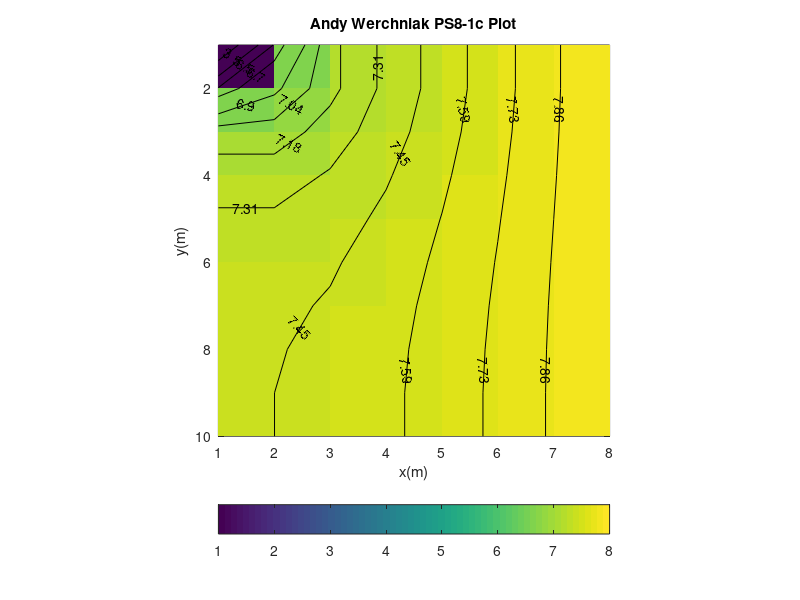

The MATLAB source for this figure:
clear;
N = 8;
M = 10;
k = 20;         %W/mdegC
H = 0.3;        %m
A = 1*H;        %m^2
Q = 67.271538;  %W

y = 1:M;
x = 1:N;
ncont = 50;

%Initialize T matrix
T = ones(M,N);

%Type I BC
T(:,N) = 8*ones(M,1);

for l=1:100 %after 50 iterations, less than 1% change (found empirically)

    %algorithm developed in class
    for i=2:M-1
        for j=2:N-1
            T(i,j) = 0.25*(T(i+1,j)+T(i-1,j)+T(i,j+1)+T(i,j-1));
        end
    end
    
    %Insulated boundaries mean delT=0
    T(1,2:N) = T(2,2:N);
    T(M,:) = T(M-1,:);
    T(2:M,1) = T(2:M,2);
    
    %Type II boundary at T(1,1)
    T(2,1) = T(1,1)-Q/(-2*k*A);
    T(1,2) = T(1,1)-Q/(-2*k*A);
end
v = [3, 5, 6.5, 6.70, 6.9, 7.04, 7.18, 7.31, 7.45, 7.59, 7.73, 7.86];
pcolor(x,y,T); shading flat; axis square;
colorbar SouthOutside;
hold on;
C = contour(x,y,T,v,'k');
clabel(C,'Color','k');
xlabel('x(m)');
ylabel('y(m)');
title('Andy Werchniak PS8-1c Plot');
set(gca, 'YDir', 'reverse');

%Only heat flux leaving is at T(1,1)
%Q = -kAdelT
delT = sum([T(1,1)-T(2,1),T(1,1)-T(1,2)]);
Q = -k*A*delT;
fprintf('Q=%fW\n', Q);
